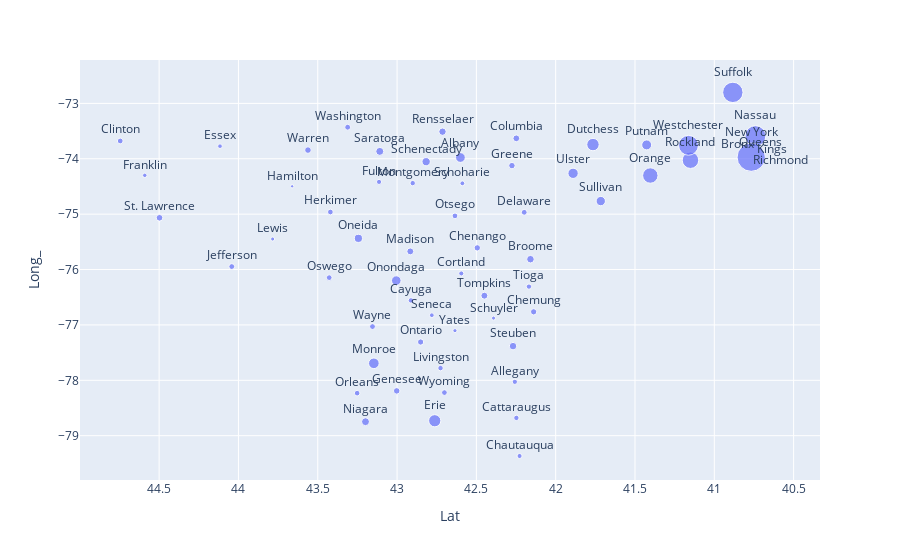

Notebook cell for this chart:
### Markdown cell above
First of all, we would like to see the important factors that influence the spread of covid-19 in different counties of NY state.

### Code cell
# YQ
import plotly
plotly.__version__
import plotly.express as px

#df3 = pd.read_csv('time_series_covid19_confirmed_US.csv')
NY_time_series_confirmed = df3[df3['Province_State'] == 'New York']
NY_time_series_confirmed = NY_time_series_confirmed.drop([3181, 3233])
#NY_map_lat = [NY_time_series_confirmed['Lat'].min(), NY_time_series_confirmed['Lat'].max()]
#NY_map_long = [NY_time_series_confirmed['Long_'].min(), NY_time_series_confirmed['Long_'].max()]
NY_time_series_confirmed
# 

plt.figure(figsize=(10,8))
fig = px.scatter(NY_time_series_confirmed, x = 'Lat', y = 'Long_',size = (NY_time_series_confirmed['4/18/20']) ** 0.4, 
                 text=list(NY_time_series_confirmed['Admin2']))
fig['layout']['xaxis']['autorange'] = "reversed"          
                  
fig.update_traces(textposition='top center')
fig.show()

#plt.figure(figsize=(10,8))
#ax = sns.scatterplot(x=NY_time_series_confirmed['Lat'], y=NY_time_series_confirmed['Long_'],
#                    size=(NY_time_series_confirmed['4/18/20']), hue = (NY_time_series_confirmed['4/18/20'])**0.55,
#                    sizes=(20, 200), hue_norm=(0, 7),
#                      data=NY_time_series_confirmed)

### Figure 1 — Plotly figure (JSON) as saved in the notebook; plotly's stock layout.template omitted (floating-point values rounded to 4 significant figures)
{"data": [{"hovertemplate": "Lat=%{x}<br>Long_=%{y}<br>size=%{marker.size}<br>text=%{text}<extra></extra>", "legendgroup": "", "marker": {"color": "#636efa", "size": [13.32, 3.898, 0, 8.087, 4.098, 4.193, 3.624, 5.533, 5.683, 4.704, 6.434, 3.624, 4.743, 21.73, 21.01, 3.031, 2.79, 3.737, 5.968, 5.828, 1.552, 4.665, 4.782, 0, 2.297, 4.239, 6.719, 15.9, 4.098, 61.1, 112.9, 8.865, 9.36, 12.9, 5.439, 33.54, 4.417, 4.584, 4.665, 13.99, 0, 7.69, 0, 38.46, 6.259, 9.015, 9.726, 3.314, 2.297, 3.178, 8.0, 58.47, 12.24, 4, 6.764, 15.06, 6.155, 4.857, 4.743, 55.72, 4.543, 2.408], "sizemode": "area", "sizeref": 0.2824, "symbol": "circle"}, "mode": "markers+text", "name": "", "showlegend": false, "text": ["Albany", "Allegany", "Bronx", "Broome", "Cattaraugus", "Cayuga", "Chautauqua", "Chemung", "Chenango", "Clinton", "Columbia", "Cortland", "Delaware", "Dutchess", "Erie", "Essex", "Franklin", "Fulton", "Genesee", "Greene", "Hamilton", "Herkimer", "Jefferson", "Kings", "Lewis", "Livingston", "Madison", "Monroe", "Montgomery", "Nassau", "New York", "Niagara", "Oneida", "Onondaga", "Ontario", "Orange", "Orleans", "Oswego", "Otsego", "Putnam", "Queens", "Rensselaer", "Richmond", "Rockland", "St. Lawrence", "Saratoga", "Schenectady", "Schoharie", "Schuyler", "Seneca", "Steuben", "Suffolk", "Sullivan", "Tioga", "Tompkins", "Ulster", "Warren", "Washington", "Wayne", "Westchester", "Wyoming", "Yates"], "textposition": "top center", "type": "scatter", "x": [42.6, 42.26, 40.85, 42.16, 42.25, 42.91, 42.23, 42.14, 42.49, 44.75, 42.25, 42.6, 42.2, 41.76, 42.76, 44.12, 44.59, 43.11, 43.0, 42.28, 43.66, 43.42, 44.04, 40.64, 43.78, 42.73, 42.92, 43.15, 42.9, 40.74, 40.77, 43.2, 43.24, 43.0, 42.85, 41.4, 43.25, 43.43, 42.63, 41.43, 40.71, 42.71, 40.59, 41.15, 44.5, 43.11, 42.82, 42.59, 42.39, 42.78, 42.27, 40.88, 41.72, 42.17, 42.45, 41.89, 43.56, 43.31, 43.15, 41.16, 42.7, 42.64], "xaxis": "x", "y": [-73.98, -78.03, -73.86, -75.81, -78.68, -76.56, -79.37, -76.76, -75.61, -73.68, -73.63, -76.07, -74.97, -73.74, -78.73, -73.77, -74.3, -74.42, -78.19, -74.12, -74.5, -74.96, -75.95, -73.95, -75.45, -77.78, -75.67, -77.69, -74.44, -73.59, -73.97, -78.75, -75.44, -76.2, -77.31, -74.3, -78.23, -76.15, -75.03, -73.75, -73.82, -73.51, -74.15, -74.03, -75.07, -73.87, -74.05, -74.44, -76.88, -76.82, -77.38, -72.8, -74.76, -76.31, -76.47, -74.26, -73.84, -73.43, -77.03, -73.76, -78.22, -77.1], "yaxis": "y"}], "layout": {"legend": {"itemsizing": "constant", "tracegroupgap": 0}, "margin": {"t": 60}, "xaxis": {"anchor": "y", "autorange": "reversed", "domain": [0, 1], "title": {"text": "Lat"}}, "yaxis": {"anchor": "x", "domain": [0, 1], "title": {"text": "Long_"}}}}
